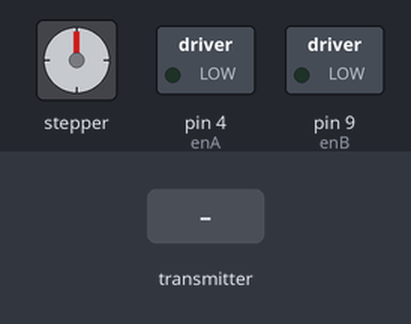
Simulated run of this sketch. Board: Arduino Uno, built with avr-gcc and run on an emulated ATmega328P. On the bench: stepper motor, switched loads named in the sketch (green lamp = pin HIGH). Wiring (inferred from the names in the program): stepper motor (2048 steps per turn assumed): coils pin 5, pin 6, pin 7, pin 8. The test bench sets the inputs (shaded band). No radio packets arrive unless stated; pins used as bus, display or sensor lines are not drawn; what the sketch prints to the serial monitor is not drawn.

Above: at 1.2 s.
1.3 s: the transmitter starts sending j1PotX = 64
At 2.5 s:
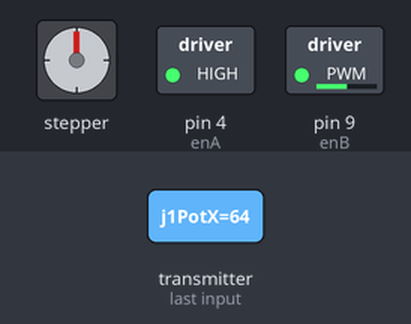
2.8 s: the transmitter starts sending j1PotX = 128
At 3.6 s:
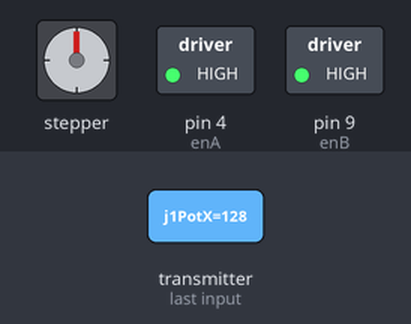
4.3 s: the transmitter starts sending j1PotY = 64
At 4.8 s:
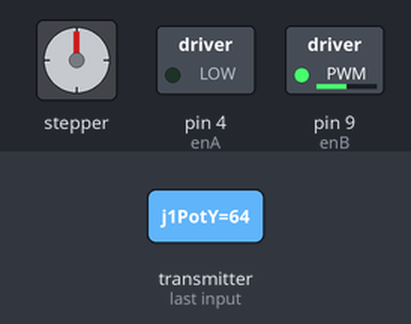
5.8 s: the transmitter starts sending j1PotY = 128
At 7.0 s:
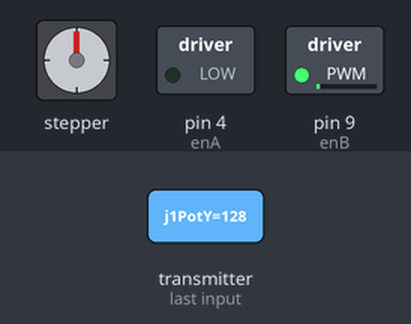
7.3 s: the transmitter starts sending j1PotY = 0
At 8.2 s:
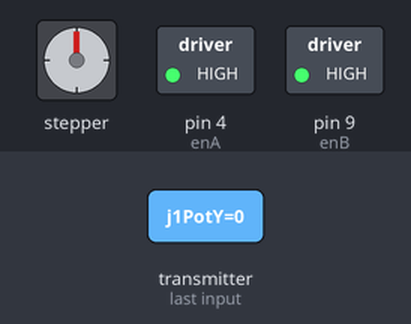
Timing chart, 0 to 9.8 s (numbered marks = the images above; inputs shaded):
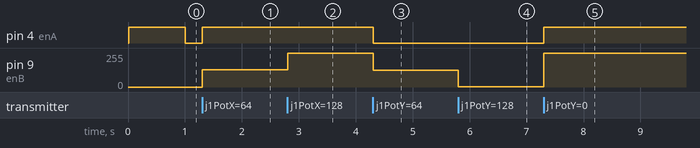

Measured:
- after the input at 1.3 s, pin 4 (enA): LOW → HIGH at once; pin 9 (enB): 0/255 → 128/255 at once
- after the input at 2.8 s, pin 9 (enB): 128/255 → 255/255 at once
- after the input at 4.3 s, pin 4 (enA): HIGH → LOW at once; pin 9 (enB): 255/255 → 127/255 at once
- after the input at 5.8 s, pin 9 (enB): 127/255 → 2/255 at once
- after the input at 7.3 s, pin 4 (enA): LOW → HIGH at once; pin 9 (enB): 2/255 → 255/255 at once

The sketch:

prototype2.ino
```cpp
/*  Arduino DC Motor Control - PWM | H-Bridge | L298N
         Example 02 - Arduino Robot Car Control
    by Dejan Nedelkovski, www.HowToMechatronics.com
*/

#include <SPI.h>
#include <nRF24L01.h>
#include <RF24.h>

// ---------------------------------
RF24 radio(10, 3);   // nRF24L01 (CE, CSN)
const byte address[6] = "00001";
unsigned long lastReceiveTime = 0;
unsigned long currentTime = 0;

struct Data_Package {
    byte j1PotX;
    byte j1PotY;
    byte j1Button;
    byte j2PotX;
    byte j2PotY;
    byte j2Button;
};

Data_Package data; //Create a variable with the above structure

// ---------------------------------

// https://lastminuteengineers.com/stepper-motor-l298n-arduino-tutorial/
// https://lastminuteengineers.com/l298n-dc-stepper-driver-arduino-tutorial/

#define enA 4 //D4
#define in1 5 //D5
#define in2 6 //D6
#define in3 7 //D7
#define in4 8 //D8
#define enB 9 //D9

int motorSpeedA = 0;
int motorSpeedB = 0;
// ==========================================
void setup() {

  Serial.begin(115200);

  // Set all the motor control pins to outputs
  pinMode(enA, OUTPUT);
  pinMode(enB, OUTPUT);
  pinMode(in1, OUTPUT);
  pinMode(in2, OUTPUT);
  pinMode(in3, OUTPUT);
  pinMode(in4, OUTPUT);

  // Turn off motors - Initial state
  digitalWrite(in1, LOW);
  digitalWrite(in2, LOW);
  digitalWrite(in3, LOW);
  digitalWrite(in4, LOW);

  // Start radio
  radio.begin();
  radio.openReadingPipe(0, address);
  //radio.setAutoAck(false);
  radio.setDataRate(RF24_250KBPS);
  radio.setPALevel(RF24_PA_LOW);
  radio.startListening(); //  Set the module as receiver
}
// ==========================================
void loop() {
//  directionControl();
//  delay(1000);
//  speedControl();
//  delay(1000);

  // Check whether we keep receving data, or we have a connection between the two modules
  currentTime = millis();
  if ( currentTime - lastReceiveTime > 1000 ) { // If current time is more then 1 second since we have recived the last data, that means we have lost connection
    Serial.println("Connection lost :(");
    resetData(); // If connection is lost, reset the data. It prevents unwanted behavior, for example if a drone jas a throttle up, if we lose connection it can keep flying away if we dont reset the function
  }
  // Check whether there is data to be received
  if (radio.available()) {
    radio.read(&data, sizeof(Data_Package)); // Read the whole data and store it into the 'data' structure
    lastReceiveTime = millis(); // At this moment we have received the data
  }


  if (data.j1PotY > 127) {
    digitalWrite(in1, HIGH);
    digitalWrite(in2, LOW);
    digitalWrite(in3, HIGH);
    digitalWrite(in4, LOW);

    motorSpeedA = map(data.j1PotY, 127, 255, 0, 255) - map(data.j1PotX, 0, 255, -255, 255);
    motorSpeedB = map(data.j1PotY, 127, 255, 0, 255) + map(data.j1PotX, 0, 255, -255, 255);

  } else if (data.j1PotY < 127) {
    digitalWrite(in1, LOW);
    digitalWrite(in2, HIGH);
    digitalWrite(in3, LOW);
    digitalWrite(in4, HIGH);

    motorSpeedA = map(data.j1PotY, 127, 0, 0, 255) - map(data.j1PotX, 0, 255, -255, 255);
    motorSpeedB = map(data.j1PotY, 127, 0, 0, 255) + map(data.j1PotX, 0, 255, -255, 255);

  } else if (data.j1PotX != 127) {
    digitalWrite(in1, LOW);
    digitalWrite(in2, HIGH);
    digitalWrite(in3, LOW);
    digitalWrite(in4, HIGH);

    motorSpeedA = 127-map(data.j1PotX, 0, 255, -255, 255);
    motorSpeedB = 127+map(data.j1PotX, 0, 255, -255, 255);

  } else {
    digitalWrite(in1, LOW);
    digitalWrite(in2, LOW);
    digitalWrite(in3, LOW);
    digitalWrite(in4, LOW);
    motorSpeedA = 0;
    motorSpeedB = 0;
  }


  if (motorSpeedA > 255) motorSpeedA = 255;
  if (motorSpeedA < 0) motorSpeedA = 0;

  if (motorSpeedB > 255) motorSpeedB = 255;
  if (motorSpeedB < 0) motorSpeedB = 0;


  Serial.print(motorSpeedA);
  Serial.print(" ");
  Serial.println(motorSpeedB) ;

  analogWrite(enA, motorSpeedA);
  analogWrite(enB, motorSpeedB);


}
// ==========================================
void resetData() {
  // Reset the values when there is no radio connection - Set initial default values
  data.j1PotX = 127;
  data.j1PotY = 127;
  data.j2PotX = 127;
  data.j2PotY = 127;
  data.j1Button = 1;
  data.j2Button = 1;
}
```
